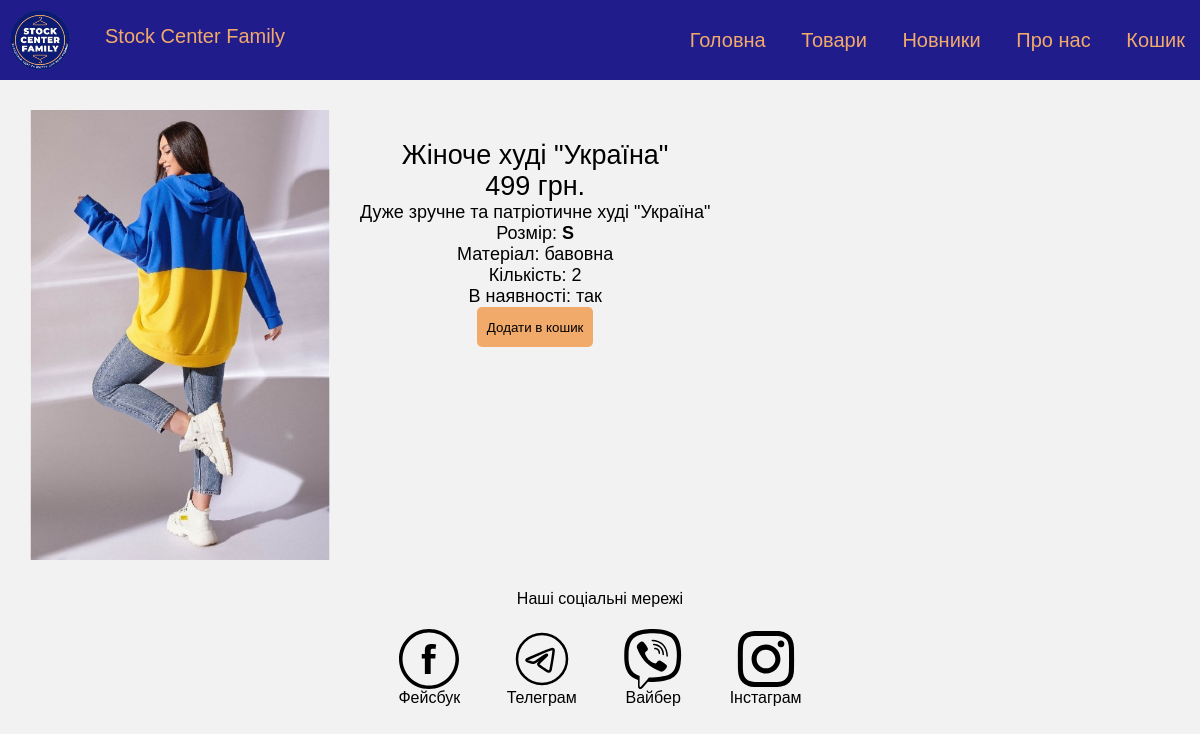
The app's page /good/Жіноче худі "Україна" with its own data.
### app/models.py (models this page shows, shortened)
class Goods(db.Model):
    __tablename__ = 'Goods'
    id = db.Column(db.Integer, primary_key = True)
    name = db.Column(db.String(45), index = True, unique=True)
    descreption = db.Column(db.String(420), index = True)
    price = db.Column(db.Integer, index = True)
    size = db.Column(db.String(50), index = True)
    matherial = db.Column(db.String(75), index = True)
    type = db.Column(db.String(80), index = True)
    quantity = db.Column(db.Integer, index = True)
    in_stock = db.Column(db.String, default=True, index = True)
    image_name = db.Column(db.String, index = True)
    publish_date = db.Column(db.DateTime, default=datetime.now(), index = True)

### app/__init__.py (the view)
@app.route('/good/<goodname>', methods=['GET', 'POST'])
def good(goodname):
    good = Goods.query.filter_by(name=goodname).first()
    return render_template('good.html', good=good)

### app/templates/good.html
{% extends 'base.html' %}
{% block content %}
    <div class="good">
        <img src="{{ url_for('static', filename='images/goods/') }}{{ good.image_name }}.png" alt="{{ good.name }}" height="450">
        <div class="good__data">
            <h2>{{ good.name }}</h2>
            <h2>{{ good.price }} грн.</h2>
            <p>{{ good.descreption}} </p>
            <p>Розмір: <b>{{ good.size }}</b></p>
            <p>Матеріал: {{ good.matherial }}</p>
            <p>Кількість: {{ good.quantity }}</p>
            <p>В наявності: {{ good.in_stock }}</p>
            <form action="" method="post">
                <input type="submit" value="Додати в кошик" name="add">
            </form>
        </div>
    </div>
{% endblock %}

### app/static/css/style.css (style rules this page uses)
* { padding: 0; margin: 0; border: 0 }
body, html { height: 100%; width: 100%; min-width: 0; -ms-text-size-adjust: 100%; -moz-text-size-adjust: 100%; -webkit-text-size-adjust: 100% }
button, input, textarea { font-family: inherit }
img { vertical-align: top }
h1, h2, h3, h4, h5, h6 { font-weight: 400 }
.good { font-size: large; margin: 1.875rem; display: block; }
.good__data { float: left; padding: 1.875rem; }
.good__data form input { background-color: #F2AA6B; height: 2.5rem; padding: .625rem; border-radius: .3125rem; }
.good img { float: left; }

### records on screen
Goods: image_name (picture), name "Жіноче худі \"Україна\"", price "499", descreption "Дуже зручне та патріотичне худі \"Україна\"", size "S", matherial "бавовна", quantity "2", in_stock "так"
